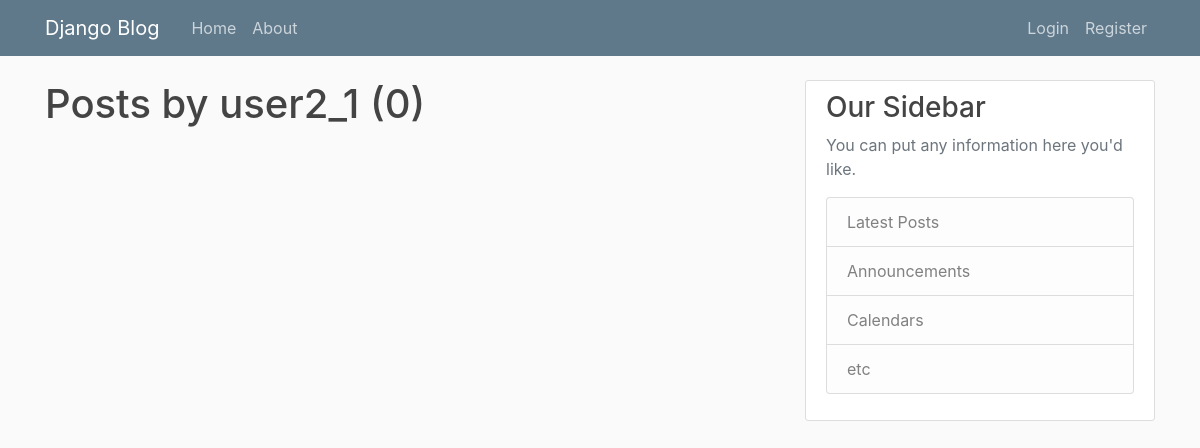
/post/user2_1, run on an earlier commit of the app's database.
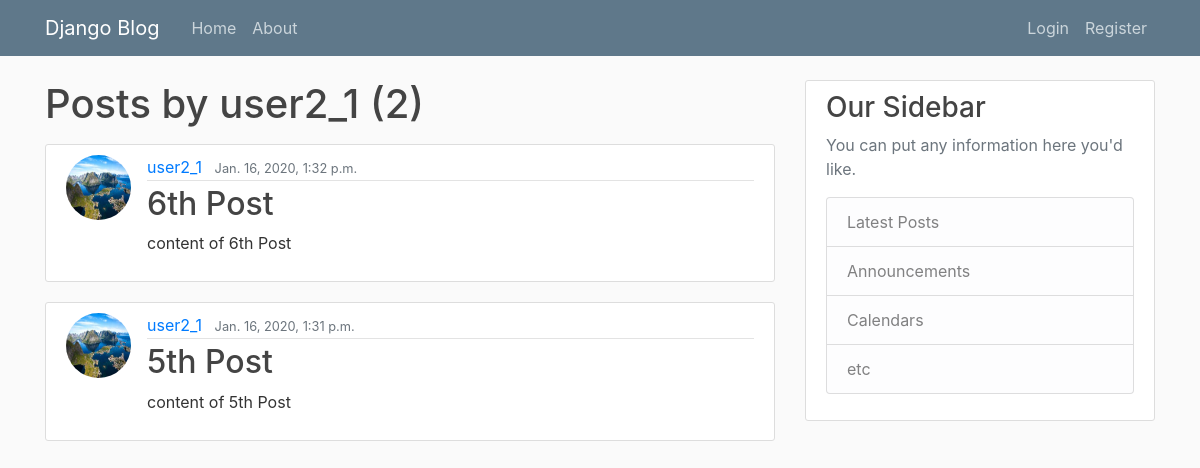
And on a later commit of the database.
### blog/models.py (models this page shows, shortened)
class Post(models.Model):
    title = models.CharField(max_length=100)
    content = models.TextField()
    post_date = models.DateTimeField(default=timezone.now)
    author = models.ForeignKey(User, on_delete=models.CASCADE)

### register/models.py (models this page shows, shortened)
class Profile(models.Model):
    user = models.OneToOneField(User, on_delete=models.CASCADE)
    image = models.ImageField(default='default.jpg', upload_to='profile_pics')

### blog/views.py (the view)
# urls.py: path('post/<str:username>', UserPostListView.as_view(), name='user-posts'),
class UserPostListView(ListView):
    model = Post
    template_name = 'blog/user_posts.html'
    context_object_name = 'posts1'
    ordering = ['-post_date']
    paginate_by = 2
    def get_queryset(self):
        user = get_object_or_404(User,username=self.kwargs.get('username'))
        return Post.objects.filter(author=user).order_by('-post_date')

### blog/templates/blog/user_posts.html (shortened to what this page needs)
{% extends 'blog/base.html' %}
{% load crispy_forms_tags %}
{% block content %}
    <h1 class="mb-3">Posts by {{ view.kwargs.username }} ({{ page_obj.paginator.count }})</h1>
    {% for post in posts1 %}
        <article class="media content-section">
            <img class="rounded-circle article-img" src="{{ post.author.profile.image.url }}">
            <div class="media-body">
                <div class="article-metadata">
                    <a class="mr-2" href="{% url 'user-posts' post.author.username %}">{{ post.author }}</a>
                    <small class="text-muted">{{ post.post_date }}</small>
                </div>
                <h2><a class="article-title" href="{% url 'post-detail' post.id %}">{{ post.title }}</a></h2>
                <p class="article-content">{{ post.content }}</p>
            </div>
        </article>
    {% endfor %}
{% endblock content %}

### blog/templates/blog/base.html (shortened to what this page needs)
{% load static %}
{% load crispy_forms_tags %}
<!DOCTYPE html>
<html lang="en">
<head>
    <link rel="stylesheet" href="https://stackpath.bootstrapcdn.com/bootstrap/4.4.1/css/bootstrap.min.css"
>
    <link rel="stylesheet" type="text/css" href="{% static 'blog/main.css' %}"
    <meta charset="UTF-8">
</head>
<body>
<header class="site-header">
    <nav class="navbar navbar-expand-md navbar-dark bg-steel fixed-top">
        <div class="container">
            <a class="navbar-brand mr-4" href="/">Django Blog</a>
            <div class="collapse navbar-collapse" id="navbarToggle">
                <div class="navbar-nav mr-auto">
                    <a class="nav-item nav-link" href="{% url 'blog-home' %}">Home</a>
                    <a class="nav-item nav-link" href="{% url 'blog-about' %}">About</a>
                </div>
                {% if user.is_authenticated %}
                    <a class="nav-item nav-link" href="{% url 'post-create' %}">New Post</a>
                    <a class="nav-item nav-link" href="{% url 'profile' %}">Profile</a>
                    <a class="nav-item nav-link" href="{% url 'logout' %}">Logout</a>
                {% else %}
                    <div class="navbar-nav">
                        <a class="nav-item nav-link" href="{% url 'login' %}">Login</a>
                        <a class="nav-item nav-link" href="{% url 'register' %}">Register</a>
                    </div>
                {% endif %}
            </div>
        </div>
    </nav>
</header>
<main role="main" class="container">
    <div class="row">
        <div class="col-md-8">
            {% block content %}{% endblock %}
        </div>
        <div class="col-md-4">
            <div class="content-section">
                <h3>Our Sidebar</h3>
                <p class='text-muted'>You can put any information here you'd like.
                <ul class="list-group">
                    <li class="list-group-item list-group-item-light">Latest Posts</li>
                    <li class="list-group-item list-group-item-light">Announcements</li>
                    <li class="list-group-item list-group-item-light">Calendars</li>
                    <li class="list-group-item list-group-item-light">etc</li>
                </ul>
                </p>
            </div>
        </div>
    </div>
</main>
</body>
</html>

### blog/static/blog/main.css (style rules this page uses)
body { background: #fafafa; color: #333333; margin-top: 5rem; }
h1, h2, h3, h4, h5, h6 { color: #444444; }
ul { margin: 0; }
.bg-steel { background-color: #5f788a; }
.site-header .navbar-nav .nav-link { color: #cbd5db; }
.content-section { background: #ffffff; padding: 10px 20px; border: 1px solid #dddddd; border-radius: 3px; margin-bottom: 20px; }
.article-title { color: #444444; }
.article-content { white-space: pre-line; }
.article-img { height: 65px; width: 65px; margin-right: 16px; }
.article-metadata { padding-bottom: 1px; margin-bottom: 4px; border-bottom: 1px solid #e3e3e3 }

What changed in the data, as far as the page shows it:
added Post: author.profile.image (picture), author "user2_1", post_date "Jan. 16, 2020, 1:32 p.m.", title "6th Post", content "content of 6th Post"
added Post: author.profile.image (picture), author "user2_1", post_date "Jan. 16, 2020, 1:31 p.m.", title "5th Post", content "content of 5th Post"
Also different on the page:
{{ page_obj.paginator.count }}: "0" → "2"
